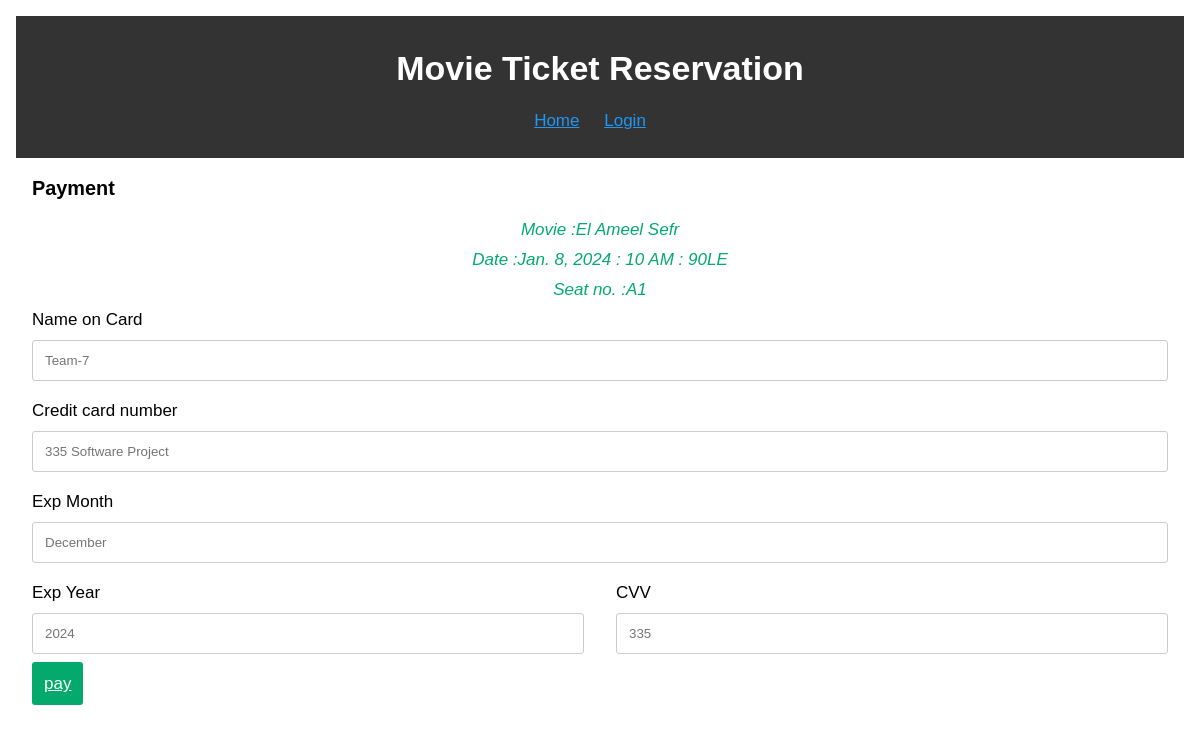
The page /payment/1/1/1/ on the database its author committed.
### Cinema/models.py (models this page shows)
class Movie(models.Model):
    key=models.AutoField(primary_key=True)
    name=models.CharField(max_length=100, default="")
    movie_poster =models.ImageField(upload_to='images/',default="images/unkonwn2.jpg")    # specify width and height
    cast = models.TextField()
    genre =models.CharField(
        max_length =20,
        choices = genre_choices,
        default="Unknown"
    )
    language =models.CharField(
        max_length=15,
        choices =language_choices,
        default="Arabic"
    )
    country =models.CharField(
        max_length=20,
        choices=country_choices,
        default ="Egypt"
    )
    duration=models.DurationField(max_length=15)
    experience =models.CharField(max_length=15)
    threeD =models.BooleanField()
    releaseYear =models.DateField()
    trailer= models.URLField()
    description =models.TextField()

class Showtime(models.Model):
    shows=models.AutoField(primary_key=True)
    movie_showtimes=models.ManyToManyField('Movie', related_name='movie_show' )
    date=models.DateField()
    time=models.CharField(max_length=100)
    price=models.IntegerField()

class Seat(models.Model):
   seats =models.AutoField(primary_key=True)
   seatno = models.CharField(max_length=10)

### Cinema/views.py (the view)
# urls.py: path("payment/<int:key>/<int:shows>/<int:seats>/",views.payment, name="payment"),
def payment(request,key, shows,seats):
     seatno=Seat.objects.get(pk=seats)
     movie=Movie.objects.get(pk=key)
     showtime=Showtime.objects.get(pk=shows)
     return render(request, "Cinema/payment.html",{
         'movie':movie, 'showtime':showtime,
         "seatno":seatno
     })

### Cinema/templates/Cinema/payment.html (shortened to what this page needs)
{% load static %}
<html>
<header>
    <h1>Movie Ticket Reservation</h1>
    <link rel="stylesheet" href="{% static 'Cinema/payment.css' %}">
    <nav>
        <ul>
            <li><a href="{% url 'home' %}">Home</a></li>
            <li><a href="{% url 'login' %}">Login</a></li>
        </ul>
    </nav>
</header>
<div class="col-50">
    <h3>Payment</h3>
    <label class="details">Movie :{{movie.name}} </label>
    <label class= "details">Date :{{showtime.date}} : {{showtime.time}} : {{showtime.price}}LE </label>
    <label class="details">Seat no. :{{seatno.seatno}}</label>
    <form method="post" >
    <label for="cname">Name on Card</label>
    <input type="text" id="cname" name="cardname" placeholder="Team-7">
    <label for="ccnum">Credit card number</label>
    <input type="text" id="ccnum" name="cardnumber" placeholder="335 Software Project">
    <label for="expmonth">Exp Month</label>
    <input type="text" id="expmonth" name="expmonth" placeholder="December">
    <div class="row">
      <div class="col-50">
        <label for="expyear">Exp Year</label>
        <input type="text" id="expyear" name="expyear" placeholder="2024">
      </div>
      <div class="col-50">
        <label for="cvv">CVV</label>
        <input type="text" id="cvv" name="cvv" placeholder="335">
      </div>
    </div>
<a class="btn" href= "{% url 'ticket' movie.key showtime.shows seatno.seats %}">pay</a>
    </form>
  </div>
</html>

### Cinema/static/Cinema/payment.css (style rules this page uses)
header { background-color: #333; color: #fff; padding: 10px; text-align: center; }
nav ul { list-style-type: none; padding: 0; }
nav li { display: inline; margin-right: 20px; }
* { box-sizing: border-box; }
.row { display: -ms-flexbox; display: flex; -ms-flex-wrap: wrap; flex-wrap: wrap; margin: 0 -16px; }
.col-50 { -ms-flex: 50%; flex: 50%; }
.col-25, .col-50, .col-75 { padding: 0 16px; }
input[type=text] { width: 100%; margin-bottom: 20px; padding: 12px; border: 1px solid #ccc; border-radius: 3px; }
label { margin-bottom: 10px; display: block; }
.btn { width: 100%; margin-bottom: 20px; padding: 12px; border: 1px solid #ccc; border-radius: 3px; }
.details { text-align: center; font-weight: 400; color:#04AA6D; font-style: italic; }
.btn { background-color: #04AA6D; color: white; padding: 12px; margin: 10px 0; border: none; width: 100%; border-radius: 3px; cursor: pointer; font-size: 17px; }
a { color: #2196F3; }

### rows shown on the page
Movie: name "El Ameel Sefr"
Showtime: date "Jan. 8, 2024", time "10 AM", price "90"
Seat: seatno "A1"
